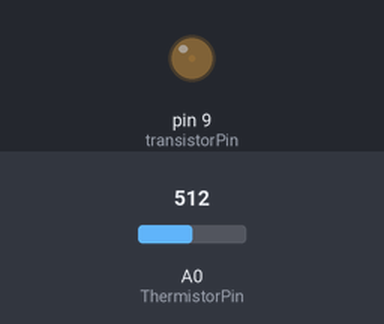
The sketch below on a simulated Arduino Uno, built with avr-gcc and run on an emulated ATmega328P. Shown: output pins drawn as LEDs (lit = HIGH). The inputs (shaded band) are chosen by the test bench; at power-on: A0 (ThermistorPin) = 512. What the sketch prints to the serial monitor is not drawn.

Above: at 1.2 s.
1.3 s: A0 (ThermistorPin) set to 306
At 2.03 s:
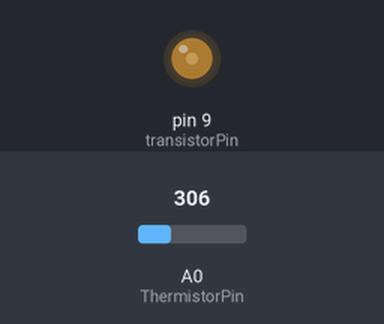
4.3 s: A0 (ThermistorPin) set to 561
6.1 s: A0 (ThermistorPin) set to 586
At 6.27 s:
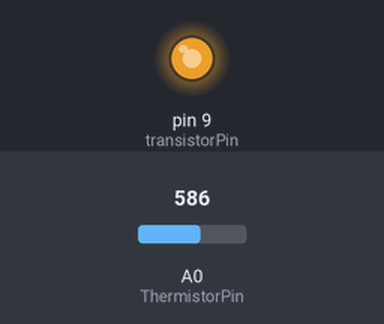
At 7.73 s:
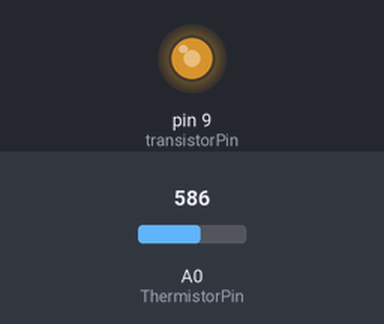
9.1 s: A0 (ThermistorPin) set to 1023
Timing chart, 0 to 11.6 s (numbered marks = the images above; inputs shaded):
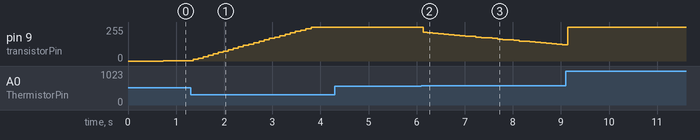

Measured:
- the behaviour switches between 568 and 569 on A0 (ThermistorPin) (found by bisection; images 1 and 2)
- after the input at 4.3 s, every drawn part: stays the same
- after the input at 6.1 s, pin 9 (transistorPin): moves from 255/255 to 121/255 over 2.9 s, starting at once

The sketch:

Heating_System_PID.ino
```cpp
#include<math.h>
#include<PID_v1.h>
//Define constants for Temperature calculation
const int transistorPin = 9;
int ThermistorPin= A0; //define thermistor
int Vo;
float R1=10000;
float logR2, R2, T;
float c1= 1.009249522e-03, c2=2.378405444e-04,c3=2.019202697e-07;
float target_value = 30.0;

//Define constants for PID control
double SetPoint;
double Input;
double Output;
double Kp=0,Ki=5,Kd=0;

//create PID instance
PID myPID(&Input,&Output,&SetPoint,Kp,Ki,Kd,DIRECT);


void setup (){

  Serial.begin(9600) ;
  pinMode (transistorPin, OUTPUT) ;
  pinMode (ThermistorPin, INPUT) ;

  //Setting parameters for PID
  SetPoint=target_value-5;
  myPID.SetMode(AUTOMATIC);
  myPID.SetTunings(Kp,Ki,Kd);

}
void loop (){

//Temperature Detection
  Vo=analogRead(ThermistorPin) ;
  R2=R1* (1023.0/(float)Vo-1.0) ;
  logR2=log(R2);
  T=(1.0/(c1+c2*logR2+c3*logR2*logR2*logR2) ) ;
  T=T-273.15;
  Serial.print("Temperature=");
  Serial.print(T);
  Serial.print("C ");
  //delay (1000) ;

  Input=T;
  myPID.Compute();

//Controller
  if (T<target_value-0.5){
    analogWrite(transistorPin,Output);
    //delay(100);
    Serial.println(Output);
  }
  else if(T>=target_value+0.5){
    analogWrite(transistorPin,Output);
    //delay(100);
    Serial.println(Output);
  }

}
```
